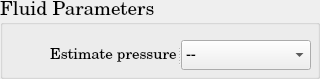
         <widget class="QGroupBox" name="Iso2f_FluidOptions">
          <property name="font">
           <font>
            <family>Century Schoolbook L</family>
            <pointsize>14</pointsize>
            <weight>50</weight>
            <bold>false</bold>
           </font>
          </property>
          <property name="title">
           <string>Fluid Parameters</string>
          </property>
          <widget class="QSplitter" name="splitter_6">
           <property name="geometry">
            <rect>
             <x>50</x>
             <y>40</y>
             <width>261</width>
             <height>30</height>
            </rect>
           </property>
           <property name="orientation">
            <enum>Qt::Horizontal</enum>
           </property>
           <widget class="QLabel" name="Iso2f_LiquidOrFluid">
            <property name="font">
             <font>
              <pointsize>11</pointsize>
             </font>
            </property>
            <property name="text">
             <string>Estimate pressure</string>
            </property>
           </widget>
           <widget class="QComboBox" name="Iso2f_1barOr155bar">
            <property name="font">
             <font>
              <pointsize>11</pointsize>
             </font>
            </property>
            <item>
             <property name="text">
              <string>--</string>
             </property>
            </item>
            <item>
             <property name="text">
              <string>Arround1bar300K</string>
             </property>
            </item>
            <item>
             <property name="text">
              <string>Arround155bar600K</string>
             </property>
            </item>
           </widget>
          </widget>
         </widget>
